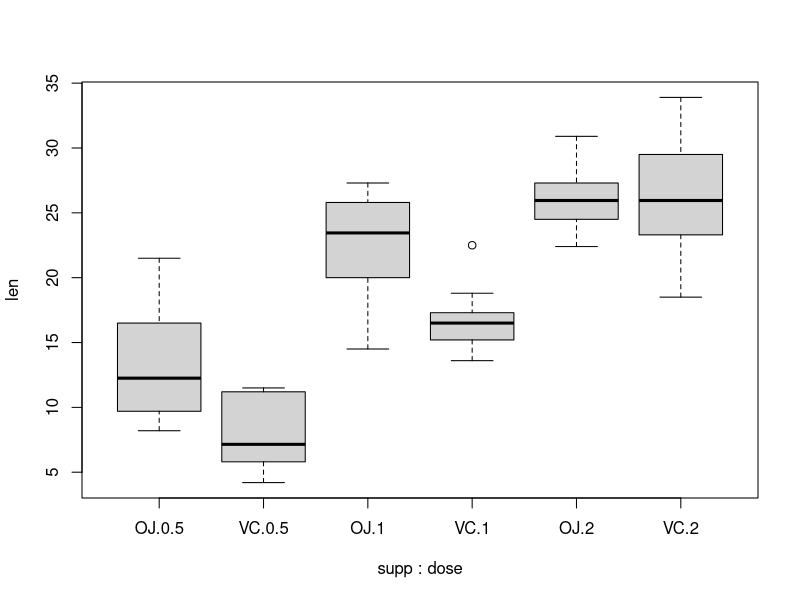

This figure's R source:
## ---- chunk 1
knitr::opts_chunk$set(echo = TRUE)
## ---- chunk 2
data("ToothGrowth")
str(ToothGrowth)
summary(ToothGrowth)
## ---- chunk 3
dose_low <- subset(ToothGrowth, ToothGrowth$dose == 0.5)
dose_mid <- subset(ToothGrowth, ToothGrowth$dose == 1)
dose_high <- subset(ToothGrowth, ToothGrowth$dose == 2)

dose_low_oj <- subset(dose_low, dose_low$supp == "OJ")
dose_low_vc <- subset(dose_low, dose_low$supp == "VC")

dose_mid_oj <- subset(dose_mid, dose_mid$supp == "OJ")
dose_mid_vc <- subset(dose_mid, dose_mid$supp == "VC")

dose_high_oj <- subset(dose_high, dose_high$supp == "OJ")
dose_high_vc <- subset(dose_high, dose_high$supp == "VC")
## ---- chunk 4
t.test(len~supp, data=ToothGrowth)
## ---- chunk 5
t.test(dose_low$len, dose_low$dose)
## ---- chunk 6
t.test(dose_low_oj$len, dose_low_vc$len)
## ---- chunk 7
t.test(dose_mid_oj$len, dose_mid_vc$len)
## ---- chunk 8
t.test(dose_high_oj$len, dose_high_vc$len)
## ---- chunk 9
boxplot(len ~ supp*dose, data=ToothGrowth)
